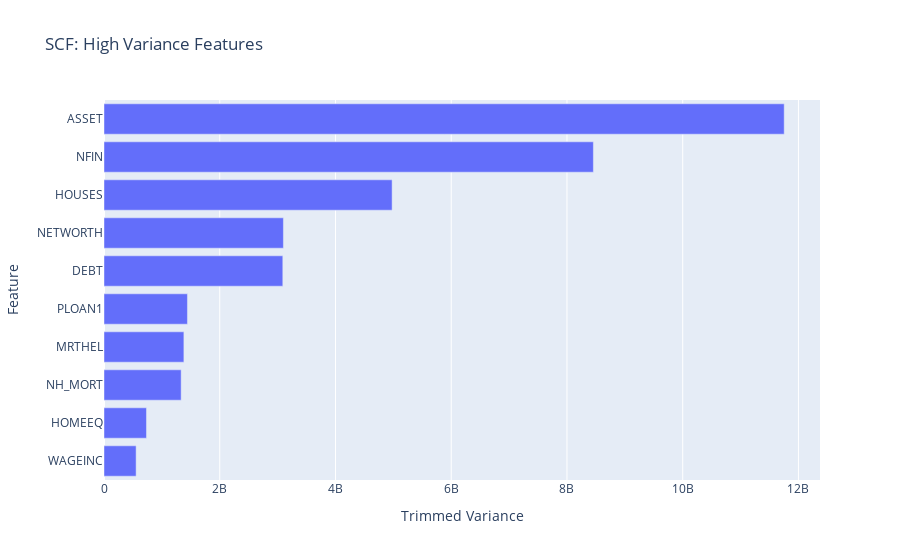

Write notebook code for a chart like this one.
### Markdown cell above
Let's use plotly express to create a horizontal bar chart of top_ten_trim_var

### Code cell
# Create horizontal bar chart of `top_ten_trim_var`
fig = px.bar(
    x=top_ten_trim_var,
    y=top_ten_trim_var.index,
    title="SCF: High Variance Features"
)

fig.update_layout(xaxis_title= "Trimmed Variance", yaxis_title ="Feature")

fig.show()
plt.savefig("images3.png", dpi=150)

### Figure 1 — Plotly figure (JSON) as saved in the notebook; plotly's stock layout.template omitted (floating-point values rounded to 4 significant figures)
{"data": [{"alignmentgroup": "True", "hovertemplate": "x=%{x}<br>y=%{y}<extra></extra>", "legendgroup": "", "marker": {"color": "#636efa", "pattern": {"shape": ""}}, "name": "", "offsetgroup": "", "orientation": "h", "showlegend": false, "textposition": "auto", "type": "bar", "x": [555100000.0, 733800000.0, 1333000000.0, 1380000000.0, 1442000000.0, 3090000000.0, 3100000000.0, 4979000000.0, 8456000000.0, 11750000000.0], "xaxis": "x", "y": ["WAGEINC", "HOMEEQ", "NH_MORT", "MRTHEL", "PLOAN1", "DEBT", "NETWORTH", "HOUSES", "NFIN", "ASSET"], "yaxis": "y"}], "layout": {"barmode": "relative", "legend": {"tracegroupgap": 0}, "title": {"text": "SCF: High Variance Features"}, "xaxis": {"anchor": "y", "domain": [0, 1], "title": {"text": "Trimmed Variance"}}, "yaxis": {"anchor": "x", "domain": [0, 1], "title": {"text": "Feature"}}}}
